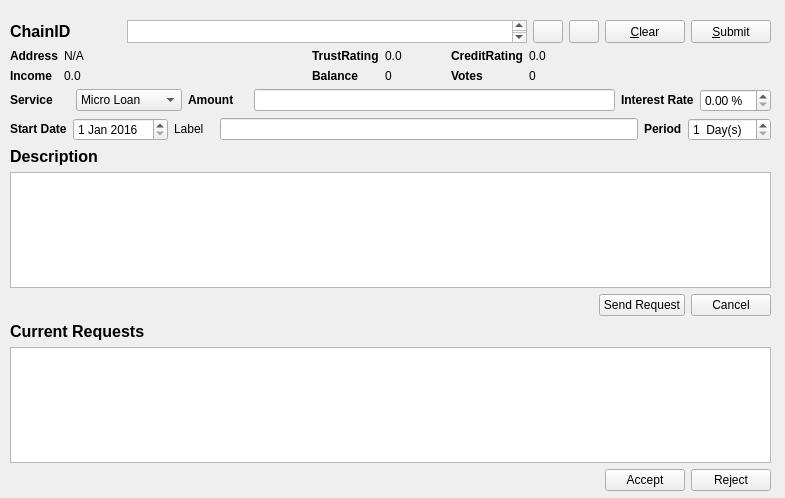
<?xml version="1.0" encoding="UTF-8"?>
<ui version="4.0">
 <class>ServicesPage</class>
 <widget class="QWidget" name="ServicesPage">
  <property name="geometry">
   <rect>
    <x>0</x>
    <y>0</y>
    <width>785</width>
    <height>498</height>
   </rect>
  </property>
  <property name="windowTitle">
   <string>Form</string>
  </property>
  <widget class="QWidget" name="verticalLayoutWidget_2">
   <property name="geometry">
    <rect>
     <x>10</x>
     <y>20</y>
     <width>761</width>
     <height>471</height>
    </rect>
   </property>
   <layout class="QVBoxLayout" name="verticalLayout_2">
    <item>
     <layout class="QHBoxLayout" name="horizontalLayout_3">
      <item>
       <widget class="QLabel" name="label">
        <property name="sizePolicy">
         <sizepolicy hsizetype="Preferred" vsizetype="Preferred">
          <horstretch>0</horstretch>
          <verstretch>0</verstretch>
         </sizepolicy>
        </property>
        <property name="text">
         <string>&lt;html&gt;&lt;head/&gt;&lt;body&gt;&lt;p&gt;&lt;span style=&quot; font-size:12pt; font-weight:600;&quot;&gt;ChainID&lt;/span&gt;&lt;/p&gt;&lt;/body&gt;&lt;/html&gt;</string>
        </property>
       </widget>
      </item>
      <item>
       <widget class="QTextEdit" name="sqlEdit">
        <property name="sizePolicy">
         <sizepolicy hsizetype="Expanding" vsizetype="Fixed">
          <horstretch>0</horstretch>
          <verstretch>0</verstretch>
         </sizepolicy>
        </property>
        <property name="minimumSize">
         <size>
          <width>0</width>
          <height>18</height>
         </size>
        </property>
        <property name="maximumSize">
         <size>
          <width>400</width>
          <height>30</height>
         </size>
        </property>
        <property name="baseSize">
         <size>
          <width>0</width>
          <height>120</height>
         </size>
        </property>
        <property name="lineWrapMode">
         <enum>QTextEdit::NoWrap</enum>
        </property>
       </widget>
      </item>
      <item>
       <widget class="QToolButton" name="addressBookButton">
        <property name="maximumSize">
         <size>
          <width>30</width>
          <height>30</height>
         </size>
        </property>
        <property name="toolTip">
         <string>Choose address from address book</string>
        </property>
        <property name="text">
         <string/>
        </property>
        <property name="icon">
         <iconset resource="../bitcredit.qrc">
          <normaloff>:/icons/address-book</normaloff>:/icons/address-book</iconset>
        </property>
        <property name="shortcut">
         <string>Alt+A</string>
        </property>
       </widget>
      </item>
      <item>
       <widget class="QToolButton" name="pasteButton">
        <property name="maximumSize">
         <size>
          <width>30</width>
          <height>30</height>
         </size>
        </property>
        <property name="toolTip">
         <string>Paste address from clipboard</string>
        </property>
        <property name="text">
         <string/>
        </property>
        <property name="icon">
         <iconset resource="../bitcredit.qrc">
          <normaloff>:/icons/editpaste</normaloff>:/icons/editpaste</iconset>
        </property>
        <property name="shortcut">
         <string>Alt+P</string>
        </property>
       </widget>
      </item>
      <item>
       <widget class="QPushButton" name="clearButton">
        <property name="sizePolicy">
         <sizepolicy hsizetype="Fixed" vsizetype="Fixed">
          <horstretch>0</horstretch>
          <verstretch>0</verstretch>
         </sizepolicy>
        </property>
        <property name="maximumSize">
         <size>
          <width>16777215</width>
          <height>30</height>
         </size>
        </property>
        <property name="text">
         <string>&amp;Clear</string>
        </property>
       </widget>
      </item>
      <item>
       <widget class="QPushButton" name="submitButton">
        <property name="sizePolicy">
         <sizepolicy hsizetype="Fixed" vsizetype="Fixed">
          <horstretch>0</horstretch>
          <verstretch>0</verstretch>
         </sizepolicy>
        </property>
        <property name="maximumSize">
         <size>
          <width>16777215</width>
          <height>30</height>
         </size>
        </property>
        <property name="text">
         <string>&amp;Submit</string>
        </property>
       </widget>
      </item>
     </layout>
    </item>
    <item>
     <layout class="QGridLayout" name="gridLayout">
      <item row="0" column="7">
       <widget class="QLabel" name="creditrating">
        <property name="text">
         <string>0.0</string>
        </property>
       </widget>
      </item>
      <item row="1" column="3">
       <widget class="QLabel" name="label_11">
        <property name="sizePolicy">
         <sizepolicy hsizetype="Fixed" vsizetype="Preferred">
          <horstretch>0</horstretch>
          <verstretch>0</verstretch>
         </sizepolicy>
        </property>
        <property name="text">
         <string>&lt;html&gt;&lt;head/&gt;&lt;body&gt;&lt;p&gt;&lt;span style=&quot; font-weight:600;&quot;&gt;Balance&lt;/span&gt;&lt;/p&gt;&lt;/body&gt;&lt;/html&gt;</string>
        </property>
       </widget>
      </item>
      <item row="0" column="6">
       <widget class="QLabel" name="label_7">
        <property name="sizePolicy">
         <sizepolicy hsizetype="Fixed" vsizetype="Preferred">
          <horstretch>0</horstretch>
          <verstretch>0</verstretch>
         </sizepolicy>
        </property>
        <property name="text">
         <string>&lt;html&gt;&lt;head/&gt;&lt;body&gt;&lt;p&gt;&lt;span style=&quot; font-weight:600;&quot;&gt;CreditRating&lt;/span&gt;&lt;/p&gt;&lt;/body&gt;&lt;/html&gt;</string>
        </property>
       </widget>
      </item>
      <item row="0" column="3">
       <widget class="QLabel" name="label_4">
        <property name="sizePolicy">
         <sizepolicy hsizetype="Fixed" vsizetype="Preferred">
          <horstretch>0</horstretch>
          <verstretch>0</verstretch>
         </sizepolicy>
        </property>
        <property name="text">
         <string>&lt;html&gt;&lt;head/&gt;&lt;body&gt;&lt;p&gt;&lt;span style=&quot; font-weight:600;&quot;&gt;TrustRating&lt;/span&gt;&lt;/p&gt;&lt;/body&gt;&lt;/html&gt;</string>
        </property>
       </widget>
      </item>
      <item row="0" column="5">
       <widget class="QLabel" name="trustrating">
        <property name="sizePolicy">
         <sizepolicy hsizetype="Fixed" vsizetype="Preferred">
          <horstretch>0</horstretch>
          <verstretch>0</verstretch>
         </sizepolicy>
        </property>
        <property name="minimumSize">
         <size>
          <width>60</width>
          <height>0</height>
         </size>
        </property>
        <property name="text">
         <string>0.0</string>
        </property>
       </widget>
      </item>
      <item row="0" column="1">
       <widget class="QLabel" name="address">
        <property name="text">
         <string>N/A</string>
        </property>
       </widget>
      </item>
      <item row="1" column="1">
       <widget class="QLabel" name="income">
        <property name="text">
         <string>0.0</string>
        </property>
       </widget>
      </item>
      <item row="1" column="7">
       <widget class="QLabel" name="votess">
        <property name="text">
         <string>0</string>
        </property>
       </widget>
      </item>
      <item row="1" column="0">
       <widget class="QLabel" name="label_9">
        <property name="sizePolicy">
         <sizepolicy hsizetype="Fixed" vsizetype="Preferred">
          <horstretch>0</horstretch>
          <verstretch>0</verstretch>
         </sizepolicy>
        </property>
        <property name="text">
         <string>&lt;html&gt;&lt;head/&gt;&lt;body&gt;&lt;p&gt;&lt;span style=&quot; font-weight:600;&quot;&gt;Income&lt;/span&gt;&lt;/p&gt;&lt;/body&gt;&lt;/html&gt;</string>
        </property>
       </widget>
      </item>
      <item row="0" column="0">
       <widget class="QLabel" name="label_3">
        <property name="text">
         <string>&lt;html&gt;&lt;head/&gt;&lt;body&gt;&lt;p&gt;&lt;span style=&quot; font-weight:600;&quot;&gt;Address&lt;/span&gt;&lt;/p&gt;&lt;/body&gt;&lt;/html&gt;</string>
        </property>
       </widget>
      </item>
      <item row="1" column="5">
       <widget class="QLabel" name="balancer">
        <property name="text">
         <string>0</string>
        </property>
       </widget>
      </item>
      <item row="1" column="6">
       <widget class="QLabel" name="label_5">
        <property name="text">
         <string>&lt;html&gt;&lt;head/&gt;&lt;body&gt;&lt;p&gt;&lt;span style=&quot; font-weight:600;&quot;&gt;Votes&lt;/span&gt;&lt;/p&gt;&lt;/body&gt;&lt;/html&gt;</string>
        </property>
       </widget>
      </item>
     </layout>
    </item>
    <item>
     <layout class="QHBoxLayout" name="horizontalLayout_4">
      <item>
       <widget class="QLabel" name="label_2">
        <property name="sizePolicy">
         <sizepolicy hsizetype="Fixed" vsizetype="Fixed">
          <horstretch>0</horstretch>
          <verstretch>0</verstretch>
         </sizepolicy>
        </property>
        <property name="minimumSize">
         <size>
          <width>60</width>
          <height>20</height>
         </size>
        </property>
        <property name="text">
         <string>&lt;html&gt;&lt;head/&gt;&lt;body&gt;&lt;p&gt;&lt;span style=&quot; font-weight:600;&quot;&gt;Service&lt;/span&gt;&lt;/p&gt;&lt;/body&gt;&lt;/html&gt;</string>
        </property>
       </widget>
      </item>
      <item>
       <widget class="QComboBox" name="comboBox">
        <property name="sizePolicy">
         <sizepolicy hsizetype="Fixed" vsizetype="Fixed">
          <horstretch>0</horstretch>
          <verstretch>0</verstretch>
         </sizepolicy>
        </property>
        <property name="minimumSize">
         <size>
          <width>106</width>
          <height>20</height>
         </size>
        </property>
        <item>
         <property name="text">
          <string>Micro Loan</string>
         </property>
        </item>
        <item>
         <property name="text">
          <string>Loan</string>
         </property>
        </item>
        <item>
         <property name="text">
          <string>Escrow</string>
         </property>
        </item>
       </widget>
      </item>
      <item>
       <widget class="QLabel" name="label_6">
        <property name="sizePolicy">
         <sizepolicy hsizetype="Fixed" vsizetype="Fixed">
          <horstretch>0</horstretch>
          <verstretch>0</verstretch>
         </sizepolicy>
        </property>
        <property name="minimumSize">
         <size>
          <width>60</width>
          <height>20</height>
         </size>
        </property>
        <property name="text">
         <string>&lt;html&gt;&lt;head/&gt;&lt;body&gt;&lt;p&gt;&lt;span style=&quot; font-weight:600;&quot;&gt;Amount&lt;/span&gt;&lt;/p&gt;&lt;/body&gt;&lt;/html&gt;</string>
        </property>
       </widget>
      </item>
      <item>
       <widget class="BitcreditAmountField" name="payAmount">
        <property name="toolTip">
         <string>Amount to send</string>
        </property>
        <property name="styleSheet">
         <string notr="true"/>
        </property>
       </widget>
      </item>
      <item>
       <widget class="QLabel" name="label_17">
        <property name="maximumSize">
         <size>
          <width>113</width>
          <height>16777215</height>
         </size>
        </property>
        <property name="text">
         <string>&lt;html&gt;&lt;head/&gt;&lt;body&gt;&lt;p&gt;&lt;span style=&quot; font-weight:600;&quot;&gt;Interest Rate&lt;/span&gt;&lt;/p&gt;&lt;/body&gt;&lt;/html&gt;</string>
        </property>
       </widget>
      </item>
      <item>
       <widget class="QDoubleSpinBox" name="doubleSpinBox_2">
        <property name="maximumSize">
         <size>
          <width>80</width>
          <height>16777215</height>
         </size>
        </property>
        <property name="suffix">
         <string> %</string>
        </property>
       </widget>
      </item>
     </layout>
    </item>
    <item>
     <layout class="QHBoxLayout" name="horizontalLayout_5">
      <item>
       <widget class="QLabel" name="label_18">
        <property name="maximumSize">
         <size>
          <width>80</width>
          <height>16777215</height>
         </size>
        </property>
        <property name="text">
         <string>&lt;html&gt;&lt;head/&gt;&lt;body&gt;&lt;p&gt;&lt;span style=&quot; font-weight:600;&quot;&gt;Start Date&lt;/span&gt;&lt;/p&gt;&lt;/body&gt;&lt;/html&gt;</string>
        </property>
       </widget>
      </item>
      <item>
       <widget class="QDateEdit" name="dateEdit_2">
        <property name="minimumDate">
         <date>
          <year>2016</year>
          <month>1</month>
          <day>1</day>
         </date>
        </property>
        <property name="date">
         <date>
          <year>2016</year>
          <month>1</month>
          <day>1</day>
         </date>
        </property>
       </widget>
      </item>
      <item>
       <widget class="QLabel" name="label_10">
        <property name="sizePolicy">
         <sizepolicy hsizetype="Fixed" vsizetype="Fixed">
          <horstretch>0</horstretch>
          <verstretch>0</verstretch>
         </sizepolicy>
        </property>
        <property name="minimumSize">
         <size>
          <width>40</width>
          <height>20</height>
         </size>
        </property>
        <property name="text">
         <string>Label</string>
        </property>
       </widget>
      </item>
      <item>
       <widget class="QLineEdit" name="lineEdit"/>
      </item>
      <item>
       <widget class="QLabel" name="label_8">
        <property name="text">
         <string>&lt;html&gt;&lt;head/&gt;&lt;body&gt;&lt;p&gt;&lt;span style=&quot; font-weight:600;&quot;&gt;Period&lt;/span&gt;&lt;/p&gt;&lt;/body&gt;&lt;/html&gt;</string>
        </property>
       </widget>
      </item>
      <item>
       <widget class="QSpinBox" name="spinBox_2">
        <property name="suffix">
         <string>  Day(s)</string>
        </property>
        <property name="minimum">
         <number>1</number>
        </property>
        <property name="maximum">
         <number>90</number>
        </property>
        <property name="value">
         <number>1</number>
        </property>
        <property name="displayIntegerBase">
         <number>10</number>
        </property>
       </widget>
      </item>
     </layout>
    </item>
    <item>
     <widget class="QLabel" name="label_14">
      <property name="text">
       <string>&lt;html&gt;&lt;head/&gt;&lt;body&gt;&lt;p&gt;&lt;span style=&quot; font-size:12pt; font-weight:600;&quot;&gt;Description&lt;/span&gt;&lt;/p&gt;&lt;/body&gt;&lt;/html&gt;</string>
      </property>
     </widget>
    </item>
    <item>
     <widget class="QTextEdit" name="description"/>
    </item>
    <item>
     <layout class="QHBoxLayout" name="horizontalLayout_6">
      <item>
       <spacer name="horizontalSpacer_2">
        <property name="orientation">
         <enum>Qt::Horizontal</enum>
        </property>
        <property name="sizeHint" stdset="0">
         <size>
          <width>40</width>
          <height>20</height>
         </size>
        </property>
       </spacer>
      </item>
      <item>
       <widget class="QPushButton" name="pushButton_3">
        <property name="text">
         <string>Send Request</string>
        </property>
       </widget>
      </item>
      <item>
       <widget class="QPushButton" name="pushButton_4">
        <property name="text">
         <string>Cancel</string>
        </property>
       </widget>
      </item>
     </layout>
    </item>
    <item>
     <layout class="QVBoxLayout" name="verticalLayout">
      <item>
       <widget class="QLabel" name="label_12">
        <property name="text">
         <string>&lt;html&gt;&lt;head/&gt;&lt;body&gt;&lt;p&gt;&lt;span style=&quot; font-size:12pt; font-weight:600;&quot;&gt;Current Requests&lt;/span&gt;&lt;/p&gt;&lt;/body&gt;&lt;/html&gt;</string>
        </property>
       </widget>
      </item>
      <item>
       <widget class="QTextEdit" name="textEdit"/>
      </item>
      <item>
       <layout class="QHBoxLayout" name="horizontalLayout_2">
        <item>
         <spacer name="horizontalSpacer">
          <property name="orientation">
           <enum>Qt::Horizontal</enum>
          </property>
          <property name="sizeHint" stdset="0">
           <size>
            <width>40</width>
            <height>20</height>
           </size>
          </property>
         </spacer>
        </item>
        <item>
         <widget class="QPushButton" name="pushButton">
          <property name="text">
           <string>Accept</string>
          </property>
         </widget>
        </item>
        <item>
         <widget class="QPushButton" name="pushButton_2">
          <property name="text">
           <string>Reject</string>
          </property>
         </widget>
        </item>
       </layout>
      </item>
     </layout>
    </item>
   </layout>
  </widget>
 </widget>
 <customwidgets>
  <customwidget>
   <class>BitcreditAmountField</class>
   <extends>QLineEdit</extends>
   <header>bitcreditamountfield.h</header>
   <container>1</container>
  </customwidget>
 </customwidgets>
 <resources>
  <include location="../bitcredit.qrc"/>
 </resources>
 <connections/>
</ui>
